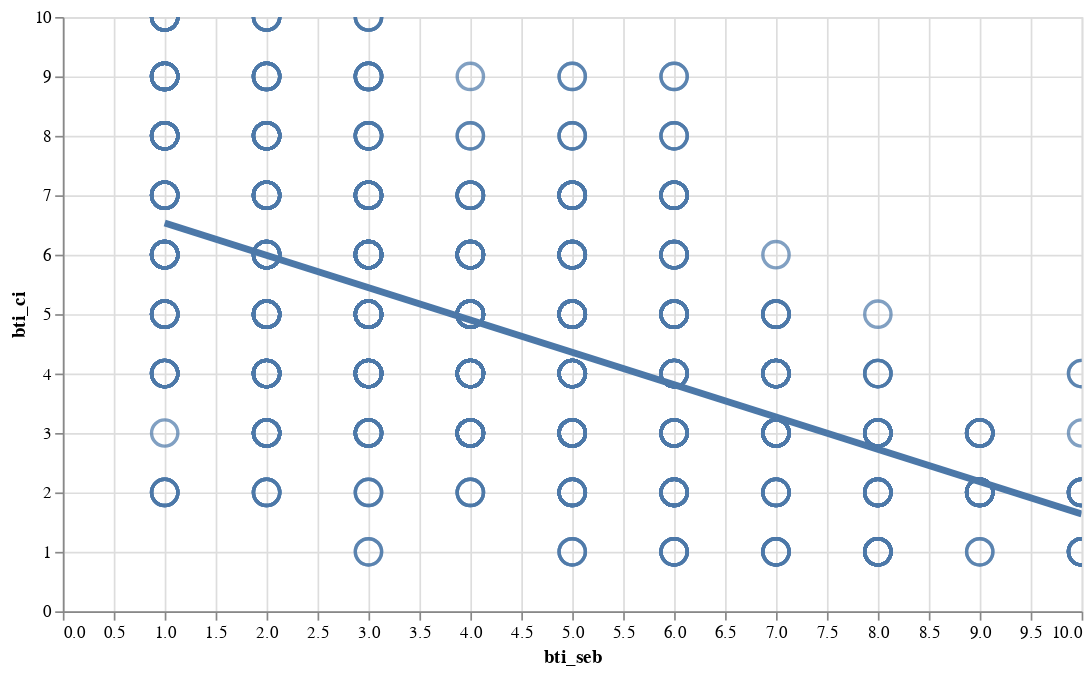

The code cell stored with this chart in its notebook:
### Code cell
# Scatter plot with regression

import altair as alt
import pandas as pd
import numpy as np


df = qog2

chart = alt.Chart(df, width=600, height=350).mark_point(size=240).encode(
    x='bti_seb:Q',
    y='bti_ci:Q'
)



(chart + chart.transform_regression('bti_seb', 'bti_ci', method="linear").mark_line(size=4)).interactive()

### Figure 1 — Vega-Lite specification as saved in the notebook (floating-point values rounded to 4 significant figures; data arrays with more than 128 entries replaced by an {"elided": "..."} marker saying what was removed)
{"config": {"view": {"continuousWidth": 400, "continuousHeight": 300}}, "layer": [{"mark": {"type": "point", "size": 240}, "encoding": {"x": {"type": "quantitative", "field": "bti_seb"}, "y": {"type": "quantitative", "field": "bti_ci"}}, "height": 350, "selection": {"selector008": {"type": "interval", "bind": "scales", "encodings": ["x", "y"]}}, "width": 600}, {"mark": {"type": "line", "size": 4}, "encoding": {"x": {"type": "quantitative", "field": "bti_seb"}, "y": {"type": "quantitative", "field": "bti_ci"}}, "height": 350, "transform": [{"on": "bti_seb", "regression": "bti_ci", "method": "linear"}], "width": 600}], "data": {"name": "data-18e71bf093d05e917d2821eac036598a"}, "$schema": "https://vega.github.io/schema/vega-lite/v4.8.1.json", "datasets": {"data-18e71bf093d05e917d2821eac036598a": {"elided": "1016 records"}}}
